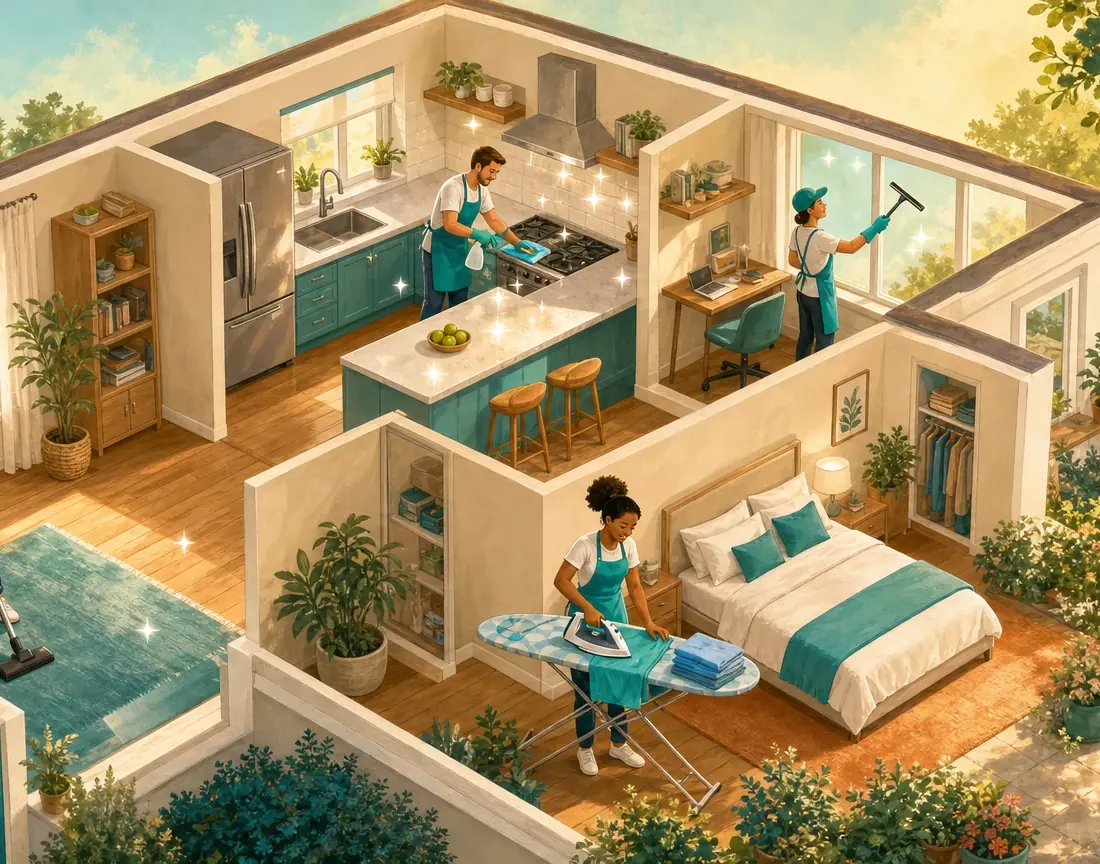
#> input picture assets/brilla/brilla-hero-movil.webp, 1100 x 864 px
$ python outline.py ../../../../../assets/brilla/brilla-hero-1600.webp ../../../../../assets/brilla/brilla-hero-movil.webp 1.0 1.0
#> lines starting #> are read from the running program, lines starting #| are printed output that depends on the picture; after the words box and inside, x2 and y2 are one past the last pixel; in counts of white or black regions, pixels touching at a corner belong together
"""Solid white sticker outline around a cutout (no glow).
Usage: outline.py OUT.png IN.png DISPLAY_WIDTH [TARGET_PX]
The outline is sized so it shows about TARGET_PX (default 13) wide at the width the slide displays the image."""
import sys
import numpy as np
from PIL import Image, ImageFilter

out, src, disp = sys.argv[1], sys.argv[2], float(sys.argv[3])
target = float(sys.argv[4]) if len(sys.argv) > 4 else 13.0
im = Image.open(src).convert('RGBA')
t = max(4, round(target * im.width / disp))
#> t = 1100
pad = t + 6
#> pad = 1106
canvas = Image.new('RGBA', (im.width + 2 * pad, im.height + pad), (0, 0, 0, 0))   # no padding at the bottom
#> canvas: PIL image 3312x1970 RGBA; every value is 0
canvas.paste(im, (pad, pad))
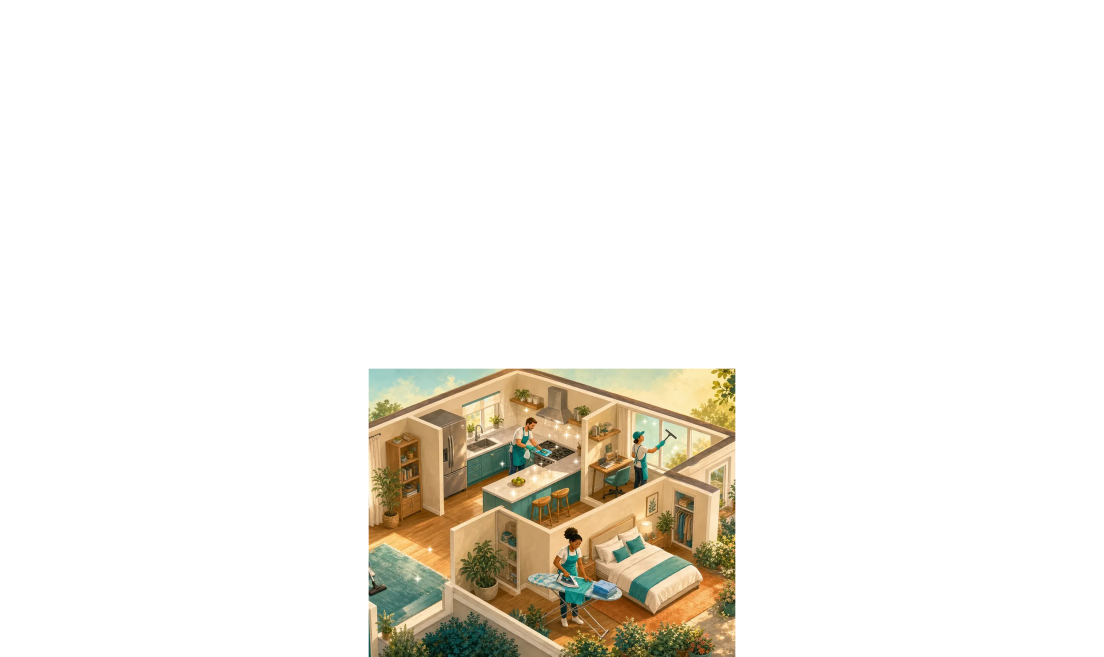
#> canvas: PIL image 3312x1970 RGBA (shown at 1/3 size); mean R, G, B, A 24.2, 21.1, 14.7, 37.1; transparent parts drawn white
a = np.array(canvas.getchannel('A'), dtype=np.float32) / 255.0
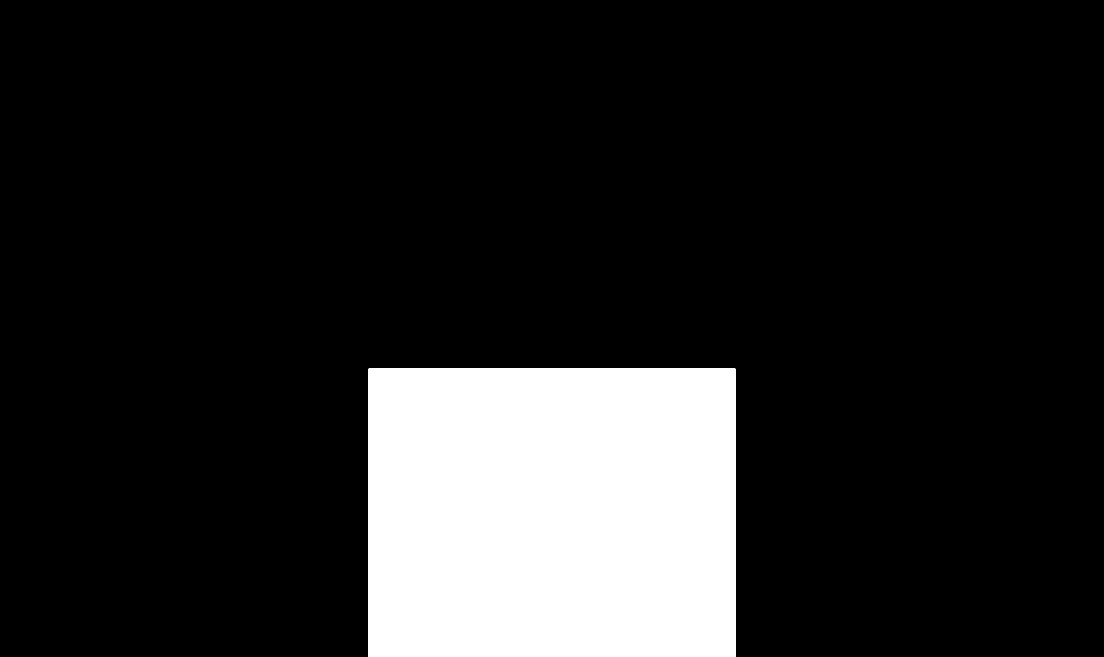
#> a: shape (1970, 3312) float32 (shown at 1/3 size); values 0 (black) and 1 (white), 14.6% white; 1 white region, box (x1, y1, x2, y2) and area: (1106, 1106, 2206, 1970) 950400
binary = Image.fromarray(((a > 0.5) * 255).astype(np.uint8))
sigma = t / 2.05
#> sigma = 536.6
spread = np.array(binary.filter(ImageFilter.GaussianBlur(sigma)), dtype=np.float32) / 255.0
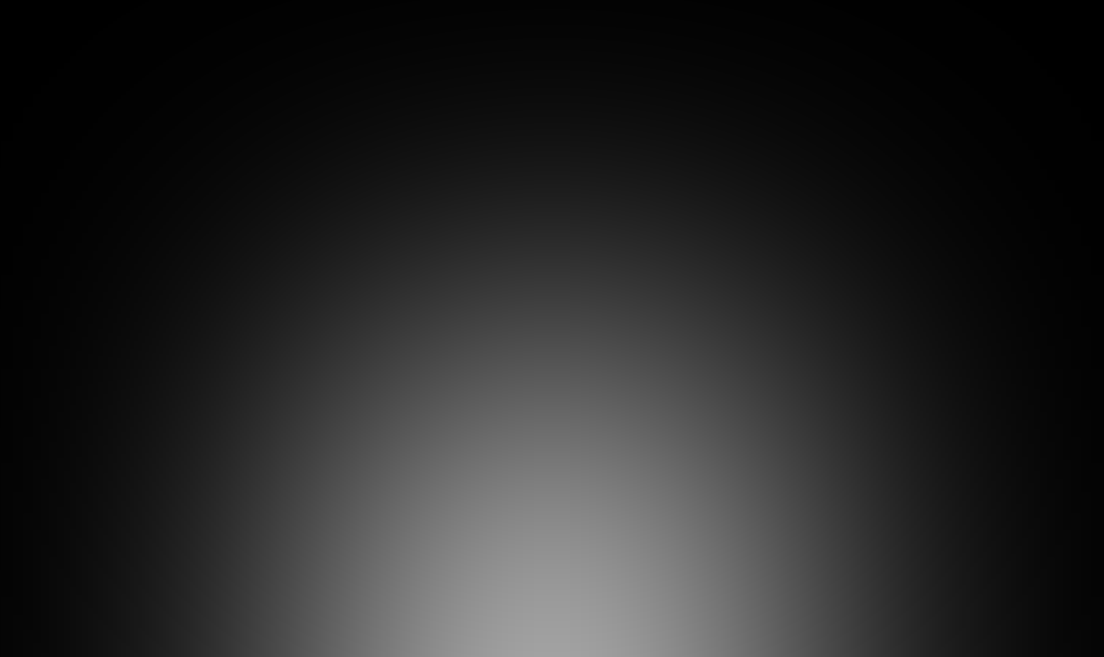
#> spread: shape (1970, 3312) float32 (shown at 1/3 size); min 0, max 0.635, mean 0.146
mask = (spread > 0.02).astype(np.uint8) * 255
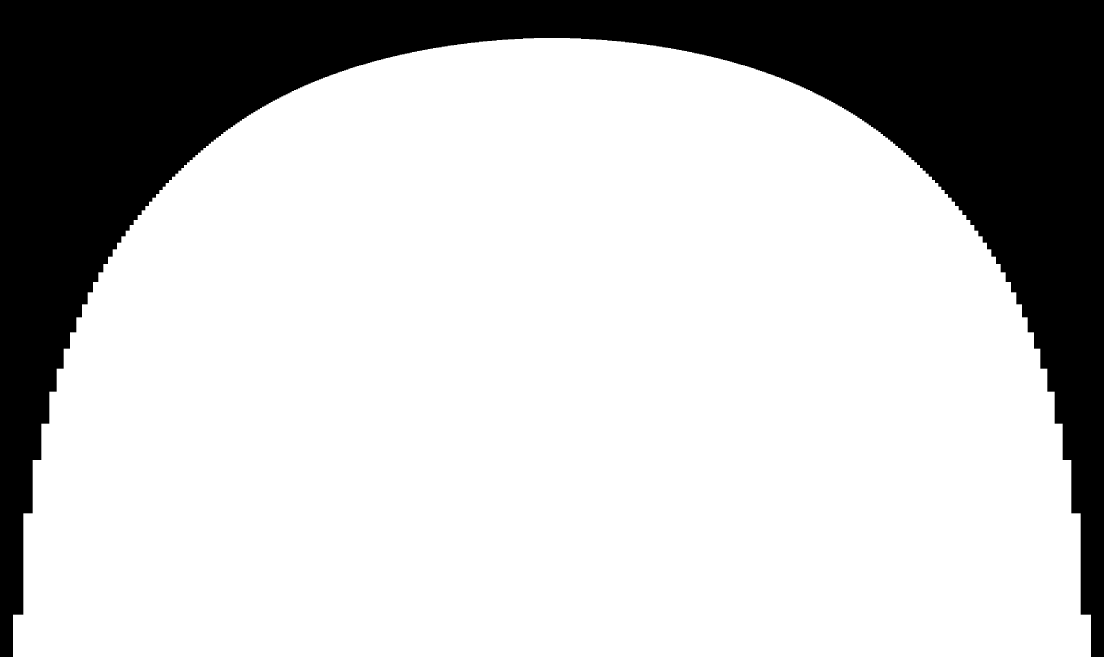
#> mask: shape (1970, 3312) (shown at 1/3 size); 75.3% white; 1 black region, box (x1, y1, x2, y2) and area: (0, 0, 3312, 1970) 1614382
mask = Image.fromarray(mask).filter(ImageFilter.GaussianBlur(1.0))
#> mask: PIL image 3312x1970 L
white = Image.new('RGBA', canvas.size, (255, 255, 255, 0))
white.putalpha(mask)
white.alpha_composite(canvas)
white.save(out)
print(out, white.size, 'outline', t, 'px source')
#| ../../../../../assets/brilla/brilla-hero-1600.webp (3312, 1970) outline 1100 px source
